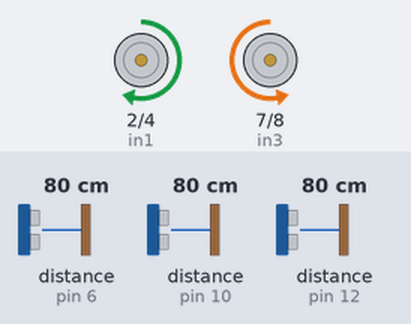
Recording of a sketch running on a simulated Arduino Uno, built with avr-gcc and run on an emulated ATmega328P. Shown: motor-driver pin pairs drawn as motors (green arrow = first pin HIGH = forward, orange = second pin HIGH = backward, longer = more drive, scaled by the enable pin). Wiring (inferred from the names in the program): 3 × ultrasonic range finder: trigger pin 9, echo pin 10 / trigger pin 11, echo pin 12 / trigger pin 13, echo pin 6. The inputs (shaded band) are chosen by the test bench; at power-on: distance to the obstacle (sensors on pin 6, pin 12, pin 10) 80 cm. The echo pulse lasts 58.3 µs per cm.

Above: at 1.2 s.
1.3 s: distance to the obstacle (sensor on pin 6) set to 45 cm
At 2.0 s:
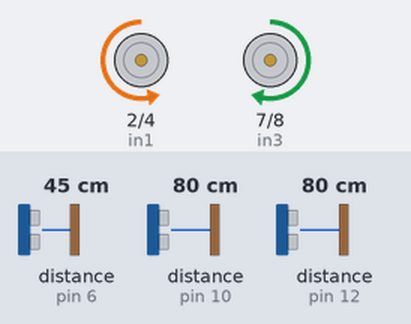
3.0 s: distance to the obstacle (sensor on pin 6) set to 36 cm
At 4.2 s:
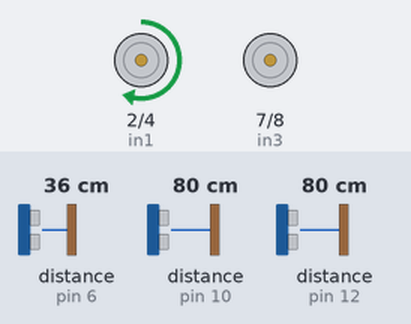
4.5 s: distance to the obstacle (sensor on pin 12) set to 44 cm
6.0 s: distance to the obstacle (sensor on pin 12) set to 38 cm
At 6.7 s:
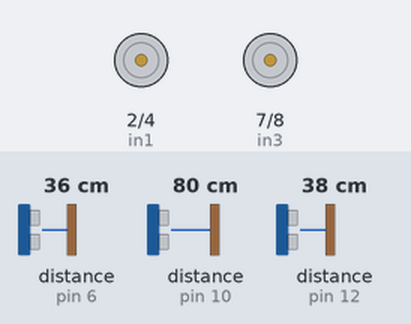
7.5 s: distance to the obstacle (sensor on pin 10) set to 45 cm
9.0 s: distance to the obstacle (sensor on pin 10) set to 37 cm
At 9.4 s:
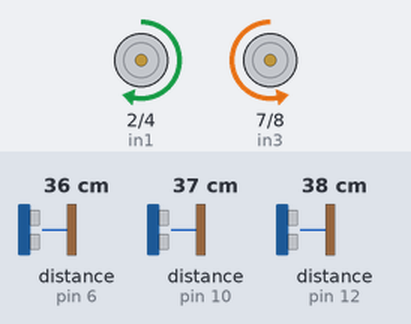
Timing chart, 0 to 13.0 s (numbered marks = the images above; inputs shaded):
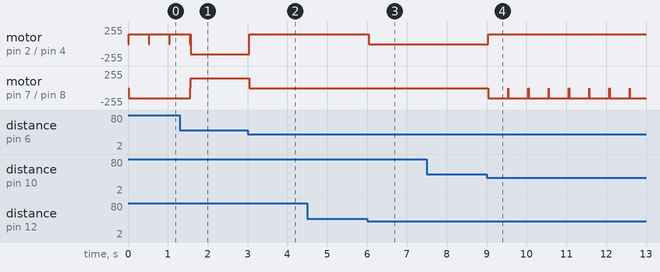

The sketch:

proyecto_final.ino
```cpp
#define in1 2
#define in2 4

#define in3 7
#define in4 8

#define enA 3
#define enB 5

#define echoPinForward 10
#define triggerPinForward 9

#define echoPinRight 12
#define triggerPinRight 11

#define echoPinLeft 6
#define triggerPinLeft 13

#define alpha 0.2

const int DISTANCIA_SEGURIDAD = 40;
const int VELOCIDAD = 150;

int mode = 0;

int speed = 0;
int direction = 0;
int speedInput = 0;

uint32_t duration = 0;
float speedSensor = 0.017;
float distance = 0.0;

float distanceForward;
float distanceRight;
float distanceLeft;

void setup() {
  pinMode(triggerPinForward, OUTPUT);
  pinMode(echoPinForward, INPUT);

  pinMode(triggerPinRight, OUTPUT);
  pinMode(echoPinRight, INPUT);

  pinMode(triggerPinLeft, OUTPUT);
  pinMode(echoPinLeft, INPUT);

  pinMode(in1, OUTPUT);
  pinMode(in2, OUTPUT);
  pinMode(in3, OUTPUT);
  pinMode(in4, OUTPUT);
  pinMode(enA, OUTPUT);
  pinMode(enB, OUTPUT);

  detener();

  Serial.begin(9600);
}

void loop() {
  // Verificar si hay datos disponibles en el puerto serie
  mode = 1;

  if (Serial.available() > 0 && mode == 0) {
    // Leer la trama de dirección y velocidad
    String trama = Serial.readStringUntil('\n');

    // Parsear la trama (formato: [direction,speedInput])
    int commaIndex = trama.indexOf(',');
    if (commaIndex > 0) {
      direction = trama.substring(0, commaIndex).toInt();        // Dirección
      speedInput = trama.substring(commaIndex + 1).toInt(); // Velocidad en porcentaje

      // Convertir el porcentaje de velocidad a un valor PWM (0-255)
      speed = map(speedInput, 0, 100, 0, 255);

      // Ejecutar el movimiento según la dirección
      moverRobot(direction, speed);
    }
  }

  distanceForward = medirDistancia(triggerPinForward, echoPinForward, distanceForward);
  distanceRight = medirDistancia(triggerPinRight, echoPinRight, distanceRight);
  distanceLeft = medirDistancia(triggerPinLeft, echoPinLeft, distanceLeft);

  // Evaluar condiciones
  if (distanceForward >= DISTANCIA_SEGURIDAD) {
    if (distanceRight >= DISTANCIA_SEGURIDAD && distanceLeft >= DISTANCIA_SEGURIDAD) {
      // Caso 1: Todo despejado
      adelante(VELOCIDAD);
    } else if (distanceRight < DISTANCIA_SEGURIDAD && distanceLeft >= DISTANCIA_SEGURIDAD) {
      // Caso 6: Obstáculo a la derecha
      izquierda(VELOCIDAD);
    } else if (distanceRight >= DISTANCIA_SEGURIDAD && distanceLeft < DISTANCIA_SEGURIDAD) {
      // Caso 7: Obstáculo a la izquierda
      derecha(VELOCIDAD);
    } else if (distanceRight < DISTANCIA_SEGURIDAD && distanceLeft < DISTANCIA_SEGURIDAD) {
      // Caso 8: Obstáculos a ambos lados
      detener();
    }
  } else { // distanceForward < DISTANCIA_SEGURIDAD
    if (distanceRight >= DISTANCIA_SEGURIDAD && distanceLeft >= DISTANCIA_SEGURIDAD) {
      // Caso 2: Obstáculo adelante, elegir dirección basada en mayor distancia
      if (distanceRight > distanceLeft) {
        derecha(VELOCIDAD);
      } else {
        izquierda(VELOCIDAD);
      }
    } else if (distanceRight < DISTANCIA_SEGURIDAD && distanceLeft >= DISTANCIA_SEGURIDAD) {
      // Caso 3: Obstáculo adelante y a la derecha
      izquierda(VELOCIDAD);
    } else if (distanceRight >= DISTANCIA_SEGURIDAD && distanceLeft < DISTANCIA_SEGURIDAD) {
      // Caso 4: Obstáculo adelante y a la izquierda
      derecha(VELOCIDAD);
    }
    else if (distanceRight < DISTANCIA_SEGURIDAD && distanceLeft < DISTANCIA_SEGURIDAD) {
      // Caso 5: Obstáculo adelante y en ambos lados
      detener();
      // Opcional: Retroceder
      atras(VELOCIDAD);
      delay(500); // Tiempo para retroceder
      // Luego, elegir una dirección para girar después de retroceder
      if (distanceRight > distanceLeft) {
        derecha(VELOCIDAD);
      } else {
        izquierda(VELOCIDAD);
      }
    }
  }

}

// Función para controlar el movimiento del robot
void moverRobot(int dir, int velocidad) {
  switch (dir) {
    case 0: // Detener el robot
      detener();
      break;
    case 1: // Avanzar
      adelante(velocidad);
      break;
    case 2: // Retroceder
      atras(velocidad);
      break;
    case 3: // Girar a la derecha
      derecha(velocidad);
      break;
    case 4: // Girar a la izquierda
      izquierda(velocidad);
      break;
    default:
      detener();  // Detener si no se reconoce la dirección
      break;
  }
}

// Funciones para controlar las direcciones
void atras(int velocidad) {
  analogWrite(enA, velocidad);  // Motores del lado izquierdo
  analogWrite(enB, velocidad);  // Motores del lado derecho
  digitalWrite(in1, HIGH);      // Adelante motor izquierdo
  digitalWrite(in2, LOW);
  digitalWrite(in3, LOW);      // Adelante motor derecho
  digitalWrite(in4, HIGH);
}

void adelante(int velocidad) {
  analogWrite(enA, velocidad);
  analogWrite(enB, velocidad);
  digitalWrite(in1, LOW);       // Atrás motor izquierdo
  digitalWrite(in2, HIGH);
  digitalWrite(in3, HIGH);       // Atrás motor derecho
  digitalWrite(in4, LOW);
}

void izquierda(int velocidad) {
  analogWrite(enA, velocidad);  // Motores del lado izquierdo giran
  analogWrite(enB, velocidad);          // Motores del lado derecho detenidos
  digitalWrite(in3, LOW);
  digitalWrite(in4, HIGH);
  digitalWrite(in1, LOW);
  digitalWrite(in2, LOW);
}

void derecha(int velocidad) {
  analogWrite(enA, velocidad);          // Motores del lado izquierdo detenidos
  analogWrite(enB, velocidad);  // Motores del lado derecho giran
  digitalWrite(in3, LOW);
  digitalWrite(in4, LOW);
  digitalWrite(in1, HIGH);
  digitalWrite(in2, LOW);
}

void detener() {
  analogWrite(enA, 0);          // Apagar motores
  analogWrite(enB, 0);
  digitalWrite(in1, LOW);
  digitalWrite(in2, LOW);
  digitalWrite(in3, LOW);
  digitalWrite(in4, LOW);
}

float medirDistancia(uint8_t triggerPin, uint8_t echoPin, float st_1) {
  // Clean
  digitalWrite(triggerPin, LOW);
  delayMicroseconds(1);

  // Trigger
  digitalWrite(triggerPin, HIGH);
  delayMicroseconds(10);
  digitalWrite(triggerPin, LOW);

  // Get distance
  duration = pulseIn(echoPin, HIGH);
  distance = duration * speedSensor;

  return (alpha * distance) + ( (1.0-alpha) * st_1);
}
```

Measured:
- the behaviour switches between 41 and 40 cm on distance to the obstacle (sensor on pin 6) (found by bisection; images 1 and 2)
- the behaviour switches between 41 and 40 cm on distance to the obstacle (sensor on pin 12) (found by bisection; images 2 and 3)
- the behaviour switches between 41 and 40 cm on distance to the obstacle (sensor on pin 10) (found by bisection; images 3 and 4)
- after the input at 1.3 s, motor on pin 7 (in3) / pin 8 (in4): backward 150/255 → forward 150/255 after 0.26 s
- after the input at 3.0 s, motor on pin 2 (in1) / pin 4 (in2): backward 150/255 → forward 150/255 at once; motor on pin 7 (in3) / pin 8 (in4): forward 150/255 → stopped at once
- after the input at 4.5 s, every drawn part: stays the same
- after the input at 6.0 s, motor on pin 2 (in1) / pin 4 (in2): forward 150/255 → stopped at once
- after the input at 7.5 s, every drawn part: stays the same
- after the input at 9.0 s, motor on pin 2 (in1) / pin 4 (in2): stopped → forward 150/255 at once; motor on pin 7 (in3) / pin 8 (in4): alternates backward 150/255 for 0.50 s and stopped for 0.01 s, starting at once
